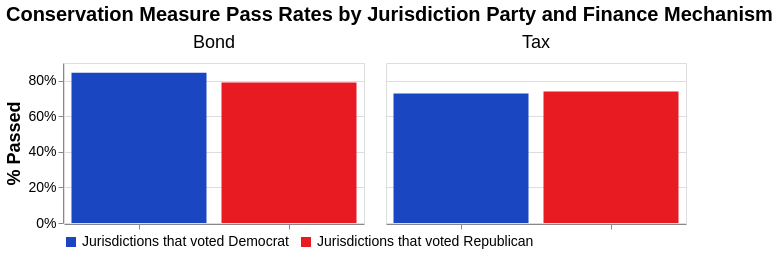

Notebook code for this chart:
### Markdown cell above
## Outcome by finance measure

### Code cell
df = (
    votes
    .mutate(
        other_comment_lc = _.other_comment.fill_null("").lower(),
        fm_lc = _.finance_mechanism.fill_null("").lower(),
    )
    .mutate(
        mechanism_group = ibis.ifelse(
            _.fm_lc.contains("bond"),
            "Bond",
            ibis.ifelse(
                # converting other to tax based on the other_comment column  
                (_.fm_lc.contains("tax")) | ((_.finance_mechanism == "Other") & (_.other_comment_lc.contains("tax"))),
                "Tax",
                "Other",
            ),
        ),
    )
    .filter(_.mechanism_group!="Other")
    .filter(_.party.isin(["Democrat", "Republican"]))
    .group_by("mechanism_group", "party")
    .agg(pass_fraction=(_.status.isin(["Pass", "Pass*"])).cast("int").mean())
    .execute()
)


chart = bar_chart(
    df,
    y="pass_fraction",
    group="party",
    title="Conservation Measure Pass Rates by Jurisdiction Party and Finance Mechanism",
    y_title="% Passed",
    stat='percent'
)


chart.save('party_mechanism.png', ppi=200)
chart

### Figure 1 — Vega-Lite specification as saved in the notebook (floating-point values rounded to 4 significant figures)
{"config": {"view": {"continuousWidth": 300, "continuousHeight": 300}}, "data": {"name": "data-83a0a63233a58113266551d8cd507a62"}, "mark": {"type": "bar"}, "encoding": {"color": {"field": "party_label", "legend": {"direction": "horizontal", "labelFontSize": 14, "labelLimit": 500, "offset": 5, "orient": "bottom", "title": null}, "scale": {"domain": ["Jurisdictions that voted Democrat", "Jurisdictions that voted Republican"], "range": ["#1b46c2", "#E81B23"]}, "type": "nominal"}, "column": {"field": "mechanism_group", "header": {"labelFontSize": 18, "title": null}, "title": "Finance Mechanism", "type": "nominal"}, "x": {"axis": {"labels": false, "title": null}, "field": "party_label", "title": null, "type": "nominal"}, "y": {"axis": {"format": "%", "labelFontSize": 14, "titleFontSize": 18}, "field": "pass_fraction", "title": "% Passed", "type": "quantitative"}}, "height": 160, "title": {"text": "Conservation Measure Pass Rates by Jurisdiction Party and Finance Mechanism", "dy": -5, "fontSize": 20}, "transform": [{"calculate": "datum['party'] === 'Republican' ? 'Jurisdictions that voted Republican' : datum['party'] === 'Democrat' ? 'Jurisdictions that voted Democrat' : datum['party']", "as": "party_label"}], "width": 300, "$schema": "https://vega.github.io/schema/vega-lite/v6.4.1.json", "datasets": {"data-83a0a63233a58113266551d8cd507a62": [{"mechanism_group": "Bond", "party": "Democrat", "pass_fraction": 0.8455}, {"mechanism_group": "Tax", "party": "Democrat", "pass_fraction": 0.7287}, {"mechanism_group": "Bond", "party": "Republican", "pass_fraction": 0.7908}, {"mechanism_group": "Tax", "party": "Republican", "pass_fraction": 0.7393}]}}
